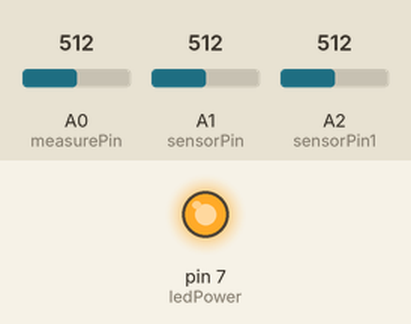
Bench run of a sketch on a simulated Arduino Uno, built with avr-gcc and run on an emulated ATmega328P. Shown: output pins drawn as LEDs (lit = HIGH). The test bench sets the inputs (shaded band); at power-on: A0 (measurePin) = 512, A1 (sensorPin) = 512, A2 (sensorPin1) = 512. What the sketch prints to the serial monitor is not drawn.

Above: at 0.1 s.
Timing chart, 0 to 1.6 s (numbered marks = the images above):
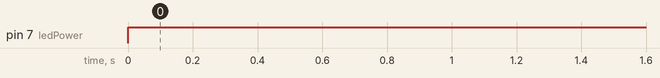

Measured:
- by itself, pin 7 (ledPower): LOW → HIGH at 0.00 s

The sketch:

airquality_project_adruino.ino
```cpp
#define measurePin  0//Connect dust sensor to Arduino A0 pin
#define ledPower  7   //Connect 3 led driver pins of dust sensor to Arduino D2
int samplingTime = 280; // time required to sample signal coming out   of the sensor
int deltaTime = 40; //
int sleepTime = 9680;
float voMeasured = 0;
float calcVoltage = 0;
float dustDensity = 0;
int sensorPin=A1;
int sensorData;
int sensorPin1=A2;
int sensorData1;
void setup(){

  Serial.begin(9600);
  pinMode(ledPower,OUTPUT);
  pinMode(sensorPin,INPUT);
  pinMode(sensorPin1,INPUT);

}


void loop(){
  sensorData = analogRead(sensorPin);
  sensorData1 = analogRead(sensorPin1);
  digitalWrite(ledPower,LOW); // power on the LED
  delayMicroseconds(samplingTime);
  voMeasured = analogRead(measurePin); // read the dust value
  delayMicroseconds(deltaTime);
  digitalWrite(ledPower,HIGH); // turn the LED off
  delayMicroseconds(sleepTime);
  calcVoltage = voMeasured * (5.0 / 1024.0);
  dustDensity = 170 * calcVoltage - 0.1;
  Serial.print(dustDensity); // unit: ug/m3
  delay(1000);
  Serial.print(",");
  Serial.print(sensorData);
  Serial.print(",");
  Serial.println(sensorData1);

}
```
